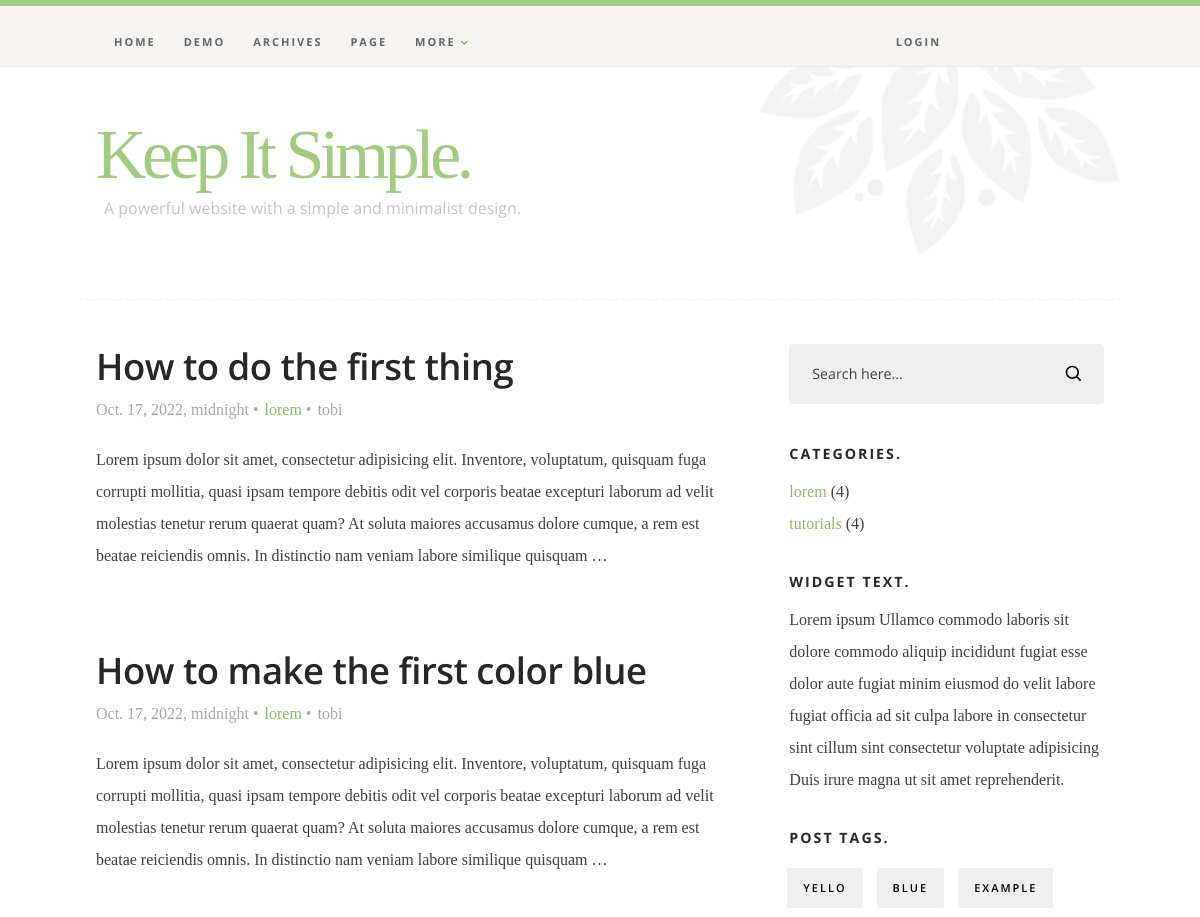
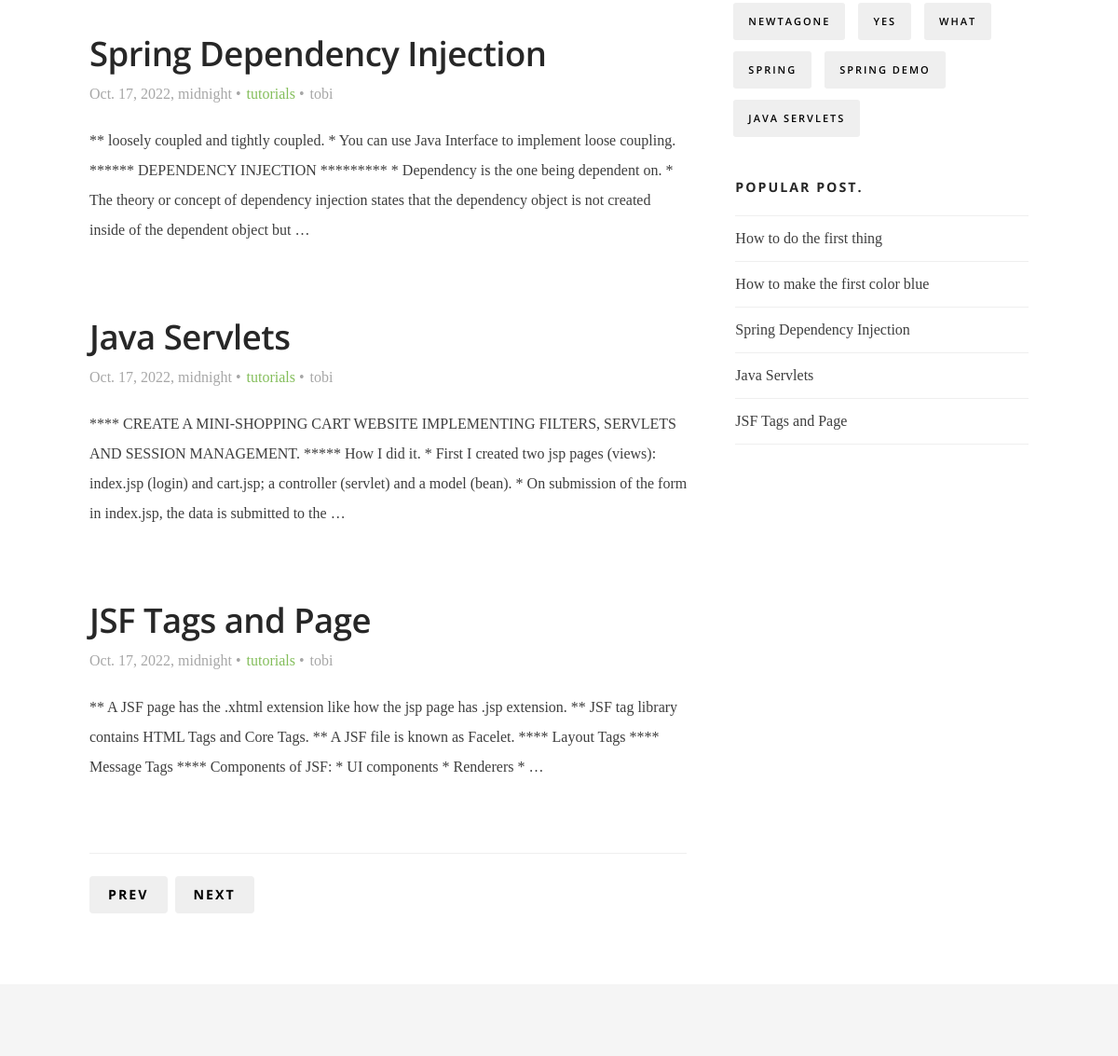
The page /blog/ (upper part) on the database as committed earlier (2 pictures, top to bottom).
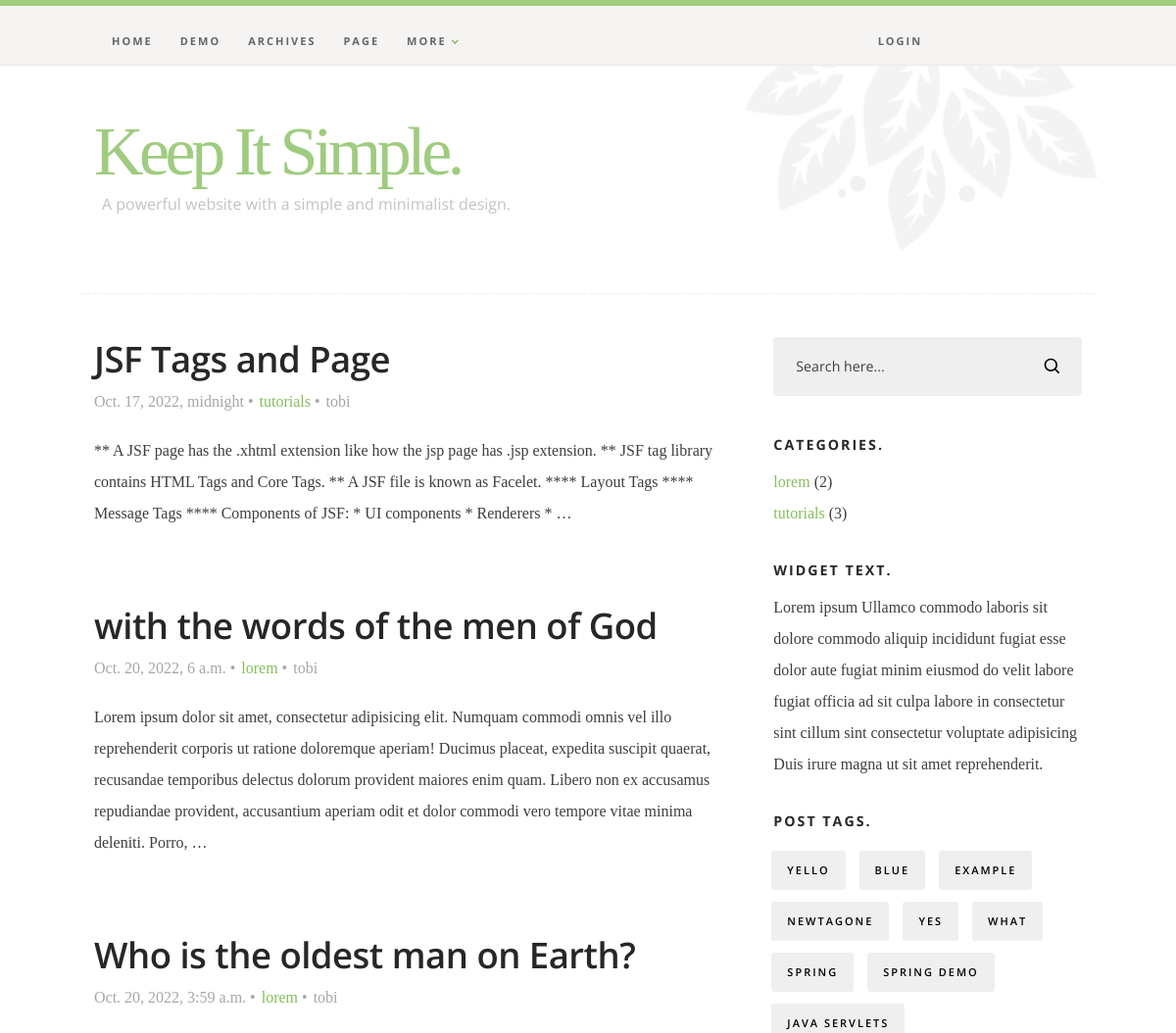
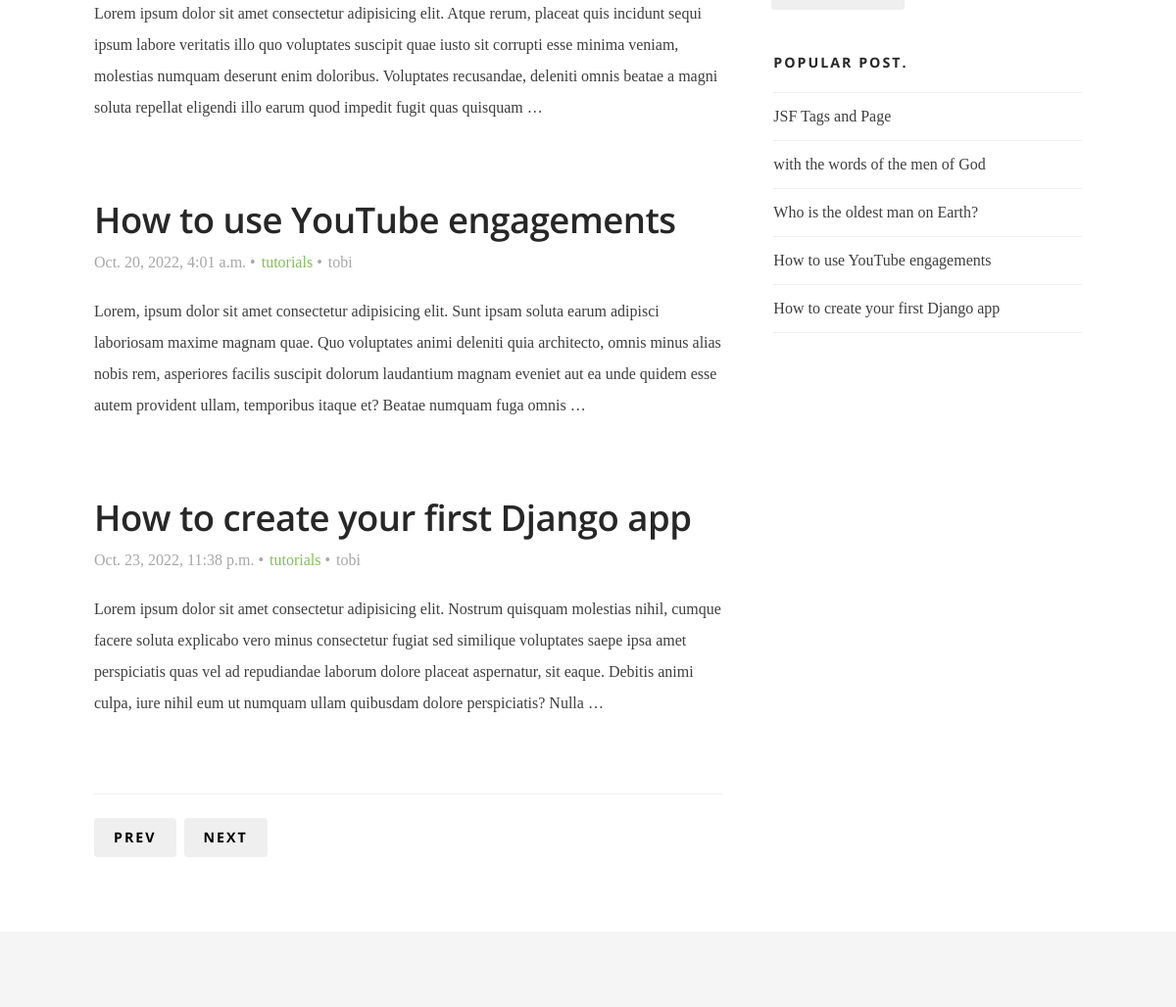
The same page on the database as committed later (2 pictures, top to bottom).
### blog/models.py (models this page shows, shortened)
class Post(models.Model):
    post_title = models.CharField(max_length=100)
    post_body = models.TextField(null=True)
    category = models.ForeignKey(Categories, related_name='categories', on_delete=models.CASCADE)
    author = models.ForeignKey(User,related_name= "author", on_delete=models.CASCADE)
    tags = models.ManyToManyField(Tags, related_name = 'tags')
    post_date = models.DateTimeField(auto_now_add=True)
    class Meta:
        verbose_name = ("Post")
        verbose_name_plural = ("Posts")

class Categories(models.Model):
    category = models.CharField(max_length=50)
    class Meta:
        verbose_name = ("Categories")
        verbose_name_plural = ("Categories")
    def __str__(self):
        return self.category

class Tags(models.Model):
    tag_name = models.CharField(max_length=50)
    class Meta:
        verbose_name = ("Tags")
        verbose_name_plural = ("Tags")

### blog/views.py (the view)
# urls.py: path('blog/', views.blog, name = "blog"),
def blog(request):
    posts = Post.objects.all()
    categories = Categories.objects.all()
    tags = Tags.objects.all()
    return render(request, 'blog/blog.html',{'posts': posts[:5], 'categories': categories, 'tags': tags})

### blog/context_processors.py (called while the page is built)
def context_process(request):
    tags = Tags.objects.all()
    categories = Categories.objects.all()
    posts = Post.objects.all()
    user = request.user
    return {'mytags': tags, 'categories': categories, 'posts': posts, 'user': user}

### blog/templates/blog/blog.html
{% extends 'blog/base.html' %}
{% load static %}
{% block content %}
    <div class="s-content">
        <div class="row">
            <div id="main" class="s-content__main large-8 column">
                {% for post in posts %}
                <article class="entry">
                    <header class="entry__header">
                        <h2 class="entry__title h1">
                            <a href="{% url 'blog_single' post.post_title %}" title="">{{post.post_title}}</a>
                        </h2>
                        <div class="entry__meta">
                            <ul>
                                <li>{{post.post_date}}</li>
                                <li><a href="#0" title="" rel="category tag">{{post.category}}</a></li>
                                <li>{{post.author}}</li>
                            </ul>
                        </div>
                    </header>
                    <div class="entry__content">
                        <p>
                        {{post.post_body|truncatewords:50}}
                        </p>
                    </div>
                </article>
                {% endfor %}
                <div class="post-list-nav">
                    <a rel="prev" href="#0">Prev</a>
                    <a rel="next" href="#0">Next</a>
                </div>
           </div>
           {% include "blog/sidebar.html" %}
       </div>
   </div>
{% endblock content %}

### blog/templates/blog/sidebar.html (shortened to what this page needs)
{% load static %}
<!DOCTYPE html>
<html class="no-js" lang="en">
<head>
    <link rel="stylesheet" href="{% static 'css/base.css' %}">
    <link rel="stylesheet" href="{% static 'css/main.css' %}">
</head>
<body>
<div id="sidebar" class="s-content__sidebar large-4 column">
    <div class="widget widget--search">
       <form action="{% url 'process_search' %}">
          <input type="text" name="searchbox" value="Search here..." onblur="if(this.value == '') { this.value = 'Search here...'; }" onfocus="if (this.value == 'Search here...') { this.value = ''; }" class="text-search">
          <input type="submit" value="" class="submit-search">
       </form>
    </div>
    <div class="widget widget--categories">
        <h3 class="h6">Categories.</h3>
        <ul>
            {% for category in categories %}
             <li><a href="{% url 'postlist' category.category %}" title="">{{category.category}}</a> ({{category.categories.count}})</li>
             {% endfor %}
         </ul>
     </div>
     <div class="widget widget_text group">
         <h3 class="h6">Widget Text.</h3>
         <p>
         Lorem ipsum Ullamco commodo laboris sit dolore commodo aliquip incididunt fugiat esse dolor
         aute fugiat minim eiusmod do velit labore fugiat officia ad sit culpa labore in consectetur
         sint cillum sint consectetur voluptate adipisicing Duis irure magna ut sit amet reprehenderit.
         </p>
     </div>
     <div class="widget widget_tags">
         <h3 class="h6">Post Tags.</h3>
         <div class="tagcloud group">
             {% for mtag in mytags %}
             <a href="{% url 'tagposts' mtag.tag_name %}">{{mtag.tag_name}}</a>
             {% endfor %}
         </div>
     </div>
     <div class="widget widget_popular">
         <h3 class="h6">Popular Post.</h3>
         <ul class="link-list">
             {% for p in posts %}
             <li><a href="{% url 'blog_single' p.post_title %}">{{p.post_title}}</a></li>
             {% endfor %}
         </ul>
     </div>
</div>
</body>

Rows that differ between the two databases and show on the page:
removed Post: post_title "How to do the first thing", post_date "Oct. 17, 2022, midnight", category "lorem", author "tobi", post_body "Lorem ipsum dolor sit amet, consectetur adipisicing elit. Inventore, voluptatum, quisquam fuga corrupti mollitia, quasi ipsam tempore debitis odit vel corporis beatae excepturi laborum ad velit molestias tenetur rerum quaerat quam? At soluta maiores accusamus dolore cumque, a rem est beatae reiciendis omnis. In distinctio nam veniam labore similique quisquam …"
removed Post: post_title "How to make the first color blue", post_date "Oct. 17, 2022, midnight", category "lorem", author "tobi", post_body "Lorem ipsum dolor sit amet, consectetur adipisicing elit. Inventore, voluptatum, quisquam fuga corrupti mollitia, quasi ipsam tempore debitis odit vel corporis beatae excepturi laborum ad velit molestias tenetur rerum quaerat quam? At soluta maiores accusamus dolore cumque, a rem est beatae reiciendis omnis. In distinctio nam veniam labore similique quisquam …"
removed Post: post_title "Spring Dependency Injection", post_date "Oct. 17, 2022, midnight", category "tutorials", author "tobi", post_body "** loosely coupled and tightly coupled. * You can use Java Interface to implement loose coupling. ****** DEPENDENCY INJECTION ********* * Dependency is the one being dependent on. * The theory or concept of dependency injection states that the dependency object is not created inside of the dependent object but …"
removed Post: post_title "Java Servlets", post_date "Oct. 17, 2022, midnight", category "tutorials", author "tobi", post_body "**** CREATE A MINI-SHOPPING CART WEBSITE IMPLEMENTING FILTERS, SERVLETS AND SESSION MANAGEMENT. ***** How I did it. * First I created two jsp pages (views): index.jsp (login) and cart.jsp; a controller (servlet) and a model (bean). * On submission of the form in index.jsp, the data is submitted to the …"
now on this page (row unchanged): Post: post_title "with the words of the men of God", post_date "Oct. 20, 2022, 6 a.m.", category "lorem", author "tobi", post_body "Lorem ipsum dolor sit amet, consectetur adipisicing elit. Numquam commodi omnis vel illo reprehenderit corporis ut ratione doloremque aperiam! Ducimus placeat, expedita suscipit quaerat, recusandae temporibus delectus dolorum provident maiores enim quam. Libero non ex accusamus repudiandae provident, accusantium aperiam odit et dolor commodi vero tempore vitae minima deleniti. Porro, …"
now on this page (row unchanged): Post: post_title "Who is the oldest man on Earth?", post_date "Oct. 20, 2022, 3:59 a.m.", category "lorem", author "tobi", post_body "Lorem ipsum dolor sit amet consectetur adipisicing elit. Atque rerum, placeat quis incidunt sequi ipsum labore veritatis illo quo voluptates suscipit quae iusto sit corrupti esse minima veniam, molestias numquam deserunt enim doloribus. Voluptates recusandae, deleniti omnis beatae a magni soluta repellat eligendi illo earum quod impedit fugit quas quisquam …"
now on this page (row unchanged): Post: post_title "How to use YouTube engagements", post_date "Oct. 20, 2022, 4:01 a.m.", category "tutorials", author "tobi", post_body "Lorem, ipsum dolor sit amet consectetur adipisicing elit. Sunt ipsam soluta earum adipisci laboriosam maxime magnam quae. Quo voluptates animi deleniti quia architecto, omnis minus alias nobis rem, asperiores facilis suscipit dolorum laudantium magnam eveniet aut ea unde quidem esse autem provident ullam, temporibus itaque et? Beatae numquam fuga omnis …"
added Post: post_title "How to create your first Django app", post_date "Oct. 23, 2022, 11:38 p.m.", category "tutorials", author "tobi", post_body "Lorem ipsum dolor sit amet consectetur adipisicing elit. Nostrum quisquam molestias nihil, cumque facere soluta explicabo vero minus consectetur fugiat sed similique voluptates saepe ipsa amet perspiciatis quas vel ad repudiandae laborum dolore placeat aspernatur, sit eaque. Debitis animi culpa, iure nihil eum ut numquam ullam quibusdam dolore perspiciatis? Nulla …"
computed for Categories "lorem": categories.count "4" → "2"
computed for Categories "tutorials": categories.count "4" → "3"
